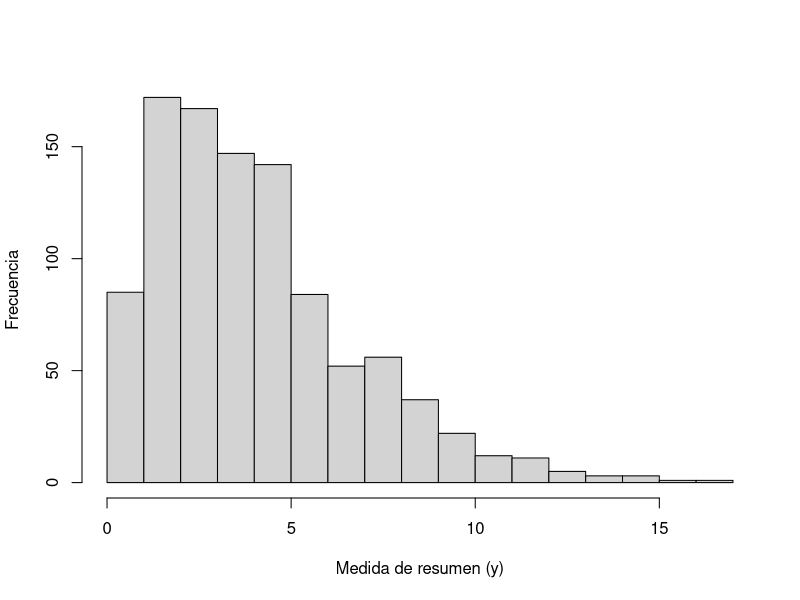

This figure's R source:
## ---- chunk 1
hist(rchisq(1000, 4), breaks = 20,
     main = "",
     xlab ="Medida de resumen (y)", 
     ylab = "Frecuencia")
